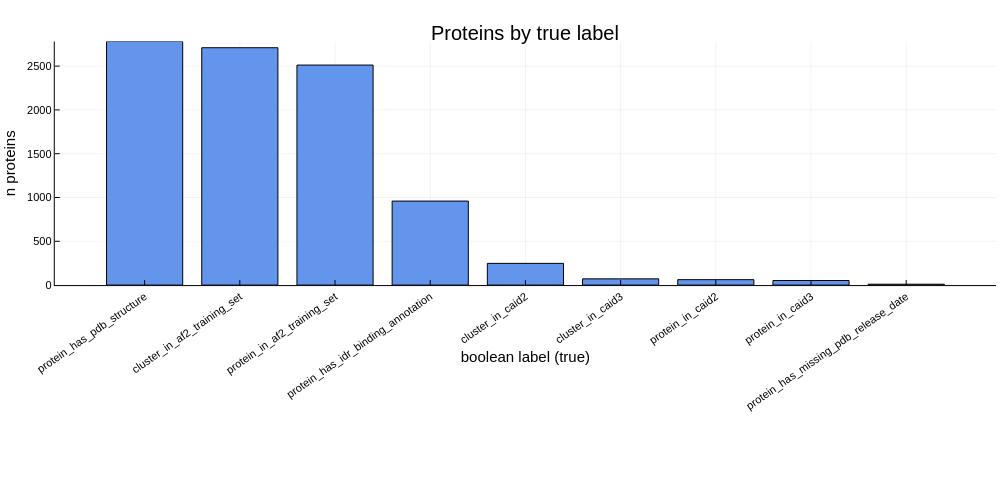

Here is the notebook cell this chart was saved with:
### Markdown cell above
### Plot 2: Proteins per Boolean Label Value

### Code cell
protein_true_rows = filter(:value => identity, cluster_label_distribution)
sort!(protein_true_rows, :n_proteins, rev = true)

bar(
    string.(protein_true_rows.label),
    protein_true_rows.n_proteins;
    xlabel = "boolean label (true)",
    ylabel = "n proteins",
    title = "Proteins by true label",
    legend = false,
    xrotation = 35,
    color = :cornflowerblue,
    size = (1000, 500)
)

### Figure 1 — Plotly figure (JSON) as saved in the notebook; plotly's stock layout.template omitted (floating-point values rounded to 4 significant figures)
{"data": [{"fill": "tozeroy", "fillcolor": "rgba(100, 149, 237, 1.000)", "legendgroup": "y1", "line": {"color": "rgba(0, 0, 0, 1.000)", "dash": "solid", "width": 1}, "mode": "lines", "name": "y1", "showlegend": true, "type": "scatter", "x": [0.1, 0.1, 0.9, 0.9, 0.1], "xaxis": "x1", "y": [2781, 0, 0, 2781, 2781], "yaxis": "y1"}, {"fill": "tozeroy", "fillcolor": "rgba(100, 149, 237, 1.000)", "legendgroup": "y1", "line": {"color": "rgba(0, 0, 0, 1.000)", "dash": "solid", "width": 1}, "mode": "lines", "name": "y1", "showlegend": false, "type": "scatter", "x": [1.1, 1.1, 1.9, 1.9, 1.1], "xaxis": "x1", "y": [2710, 0, 0, 2710, 2710], "yaxis": "y1"}, {"fill": "tozeroy", "fillcolor": "rgba(100, 149, 237, 1.000)", "legendgroup": "y1", "line": {"color": "rgba(0, 0, 0, 1.000)", "dash": "solid", "width": 1}, "mode": "lines", "name": "y1", "showlegend": false, "type": "scatter", "x": [2.1, 2.1, 2.9, 2.9, 2.1], "xaxis": "x1", "y": [2512, 0, 0, 2512, 2512], "yaxis": "y1"}, {"fill": "tozeroy", "fillcolor": "rgba(100, 149, 237, 1.000)", "legendgroup": "y1", "line": {"color": "rgba(0, 0, 0, 1.000)", "dash": "solid", "width": 1}, "mode": "lines", "name": "y1", "showlegend": false, "type": "scatter", "x": [3.1, 3.1, 3.9, 3.9, 3.1], "xaxis": "x1", "y": [959, 0, 0, 959, 959], "yaxis": "y1"}, {"fill": "tozeroy", "fillcolor": "rgba(100, 149, 237, 1.000)", "legendgroup": "y1", "line": {"color": "rgba(0, 0, 0, 1.000)", "dash": "solid", "width": 1}, "mode": "lines", "name": "y1", "showlegend": false, "type": "scatter", "x": [4.1, 4.1, 4.9, 4.9, 4.1], "xaxis": "x1", "y": [248, 0, 0, 248, 248], "yaxis": "y1"}, {"fill": "tozeroy", "fillcolor": "rgba(100, 149, 237, 1.000)", "legendgroup": "y1", "line": {"color": "rgba(0, 0, 0, 1.000)", "dash": "solid", "width": 1}, "mode": "lines", "name": "y1", "showlegend": false, "type": "scatter", "x": [5.1, 5.1, 5.9, 5.9, 5.1], "xaxis": "x1", "y": [71, 0, 0, 71, 71], "yaxis": "y1"}, {"fill": "tozeroy", "fillcolor": "rgba(100, 149, 237, 1.000)", "legendgroup": "y1", "line": {"color": "rgba(0, 0, 0, 1.000)", "dash": "solid", "width": 1}, "mode": "lines", "name": "y1", "showlegend": false, "type": "scatter", "x": [6.1, 6.1, 6.9, 6.9, 6.1], "xaxis": "x1", "y": [62, 0, 0, 62, 62], "yaxis": "y1"}, {"fill": "tozeroy", "fillcolor": "rgba(100, 149, 237, 1.000)", "legendgroup": "y1", "line": {"color": "rgba(0, 0, 0, 1.000)", "dash": "solid", "width": 1}, "mode": "lines", "name": "y1", "showlegend": false, "type": "scatter", "x": [7.1, 7.1, 7.9, 7.9, 7.1], "xaxis": "x1", "y": [52, 0, 0, 52, 52], "yaxis": "y1"}, {"fill": "tozeroy", "fillcolor": "rgba(100, 149, 237, 1.000)", "legendgroup": "y1", "line": {"color": "rgba(0, 0, 0, 1.000)", "dash": "solid", "width": 1}, "mode": "lines", "name": "y1", "showlegend": false, "type": "scatter", "x": [8.1, 8.1, 8.9, 8.9, 8.1], "xaxis": "x1", "y": [10, 0, 0, 10, 10], "yaxis": "y1"}, {"colorbar": {"len": 0.5295, "title": "", "x": 0.9961, "y": 0.6885}, "legendgroup": "y1", "marker": {"color": "rgba(100, 149, 237, 0.000)", "line": {"color": "rgba(0, 0, 0, 0.000)", "width": 1}, "size": 0, "symbol": "circle"}, "mode": "markers", "name": "y1", "showlegend": false, "type": "scatter", "x": [0.5, 1.5, 2.5, 3.5, 4.5, 5.5, 6.5, 7.5, 8.5], "xaxis": "x", "y": [2781, 2710, 2512, 959, 248, 71, 62, 52, 10], "yaxis": "y"}], "layout": {"annotations": [{"font": {"color": "rgba(0, 0, 0, 1.000)", "family": "sans-serif", "size": 20}, "rotation": 0, "showarrow": false, "text": "Proteins by true label", "x": 0.5254, "xanchor": "center", "xref": "paper", "y": 1, "yanchor": "top", "yref": "paper"}], "height": 500, "margin": {"b": 20, "l": 0, "r": 0, "t": 20}, "paper_bgcolor": "rgba(255, 255, 255, 1.000)", "plot_bgcolor": "rgba(255, 255, 255, 1.000)", "showlegend": false, "width": 1000, "xaxis": {"anchor": "y", "domain": [0.05477, 0.9961], "gridcolor": "rgba(0, 0, 0, 0.100)", "gridwidth": 0.5, "linecolor": "rgba(0, 0, 0, 1.000)", "mirror": false, "range": [-0.4438, 9.444], "showgrid": true, "showline": true, "showticklabels": true, "tickangle": -35, "tickcolor": "rgb(0, 0, 0)", "tickfont": {"color": "rgba(0, 0, 0, 1.000)", "family": "sans-serif", "size": 11}, "tickmode": "array", "ticks": "inside", "ticktext": ["protein_has_pdb_structure", "cluster_in_af2_training_set", "protein_in_af2_training_set", "protein_has_idr_binding_annotation", "cluster_in_caid2", "cluster_in_caid3", "protein_in_caid2", "protein_in_caid3", "protein_has_missing_pdb_release_date"], "tickvals": [0.5, 1.5, 2.5, 3.5, 4.5, 5.5, 6.5, 7.5, 8.5], "title": "boolean label (true)", "titlefont": {"color": "rgba(0, 0, 0, 1.000)", "family": "sans-serif", "size": 15}, "type": "-", "visible": true, "zeroline": false, "zerolinecolor": "rgba(0, 0, 0, 1.000)"}, "yaxis": {"anchor": "x", "domain": [0.4237, 0.9532], "gridcolor": "rgba(0, 0, 0, 0.100)", "gridwidth": 0.5, "linecolor": "rgba(0, 0, 0, 1.000)", "mirror": false, "range": [0, 2781], "showgrid": true, "showline": true, "showticklabels": true, "tickangle": 0, "tickcolor": "rgb(0, 0, 0)", "tickfont": {"color": "rgba(0, 0, 0, 1.000)", "family": "sans-serif", "size": 11}, "tickmode": "array", "ticks": "inside", "ticktext": ["0", "500", "1000", "1500", "2000", "2500"], "tickvals": [0, 500, 1000, 1500, 2000, 2500], "title": "n proteins", "titlefont": {"color": "rgba(0, 0, 0, 1.000)", "family": "sans-serif", "size": 15}, "type": "-", "visible": true, "zeroline": false, "zerolinecolor": "rgba(0, 0, 0, 1.000)"}}}
